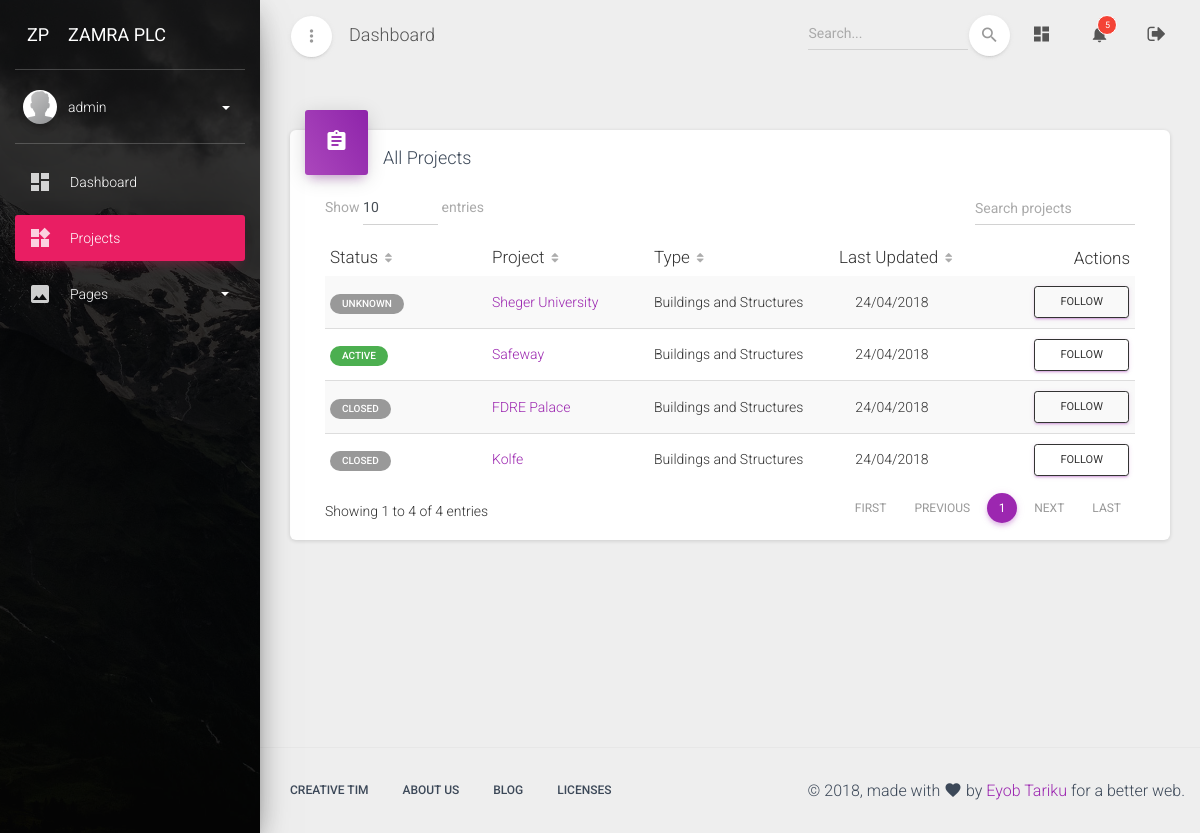
The app's page /dashboard/projects/ (signed in), older data.
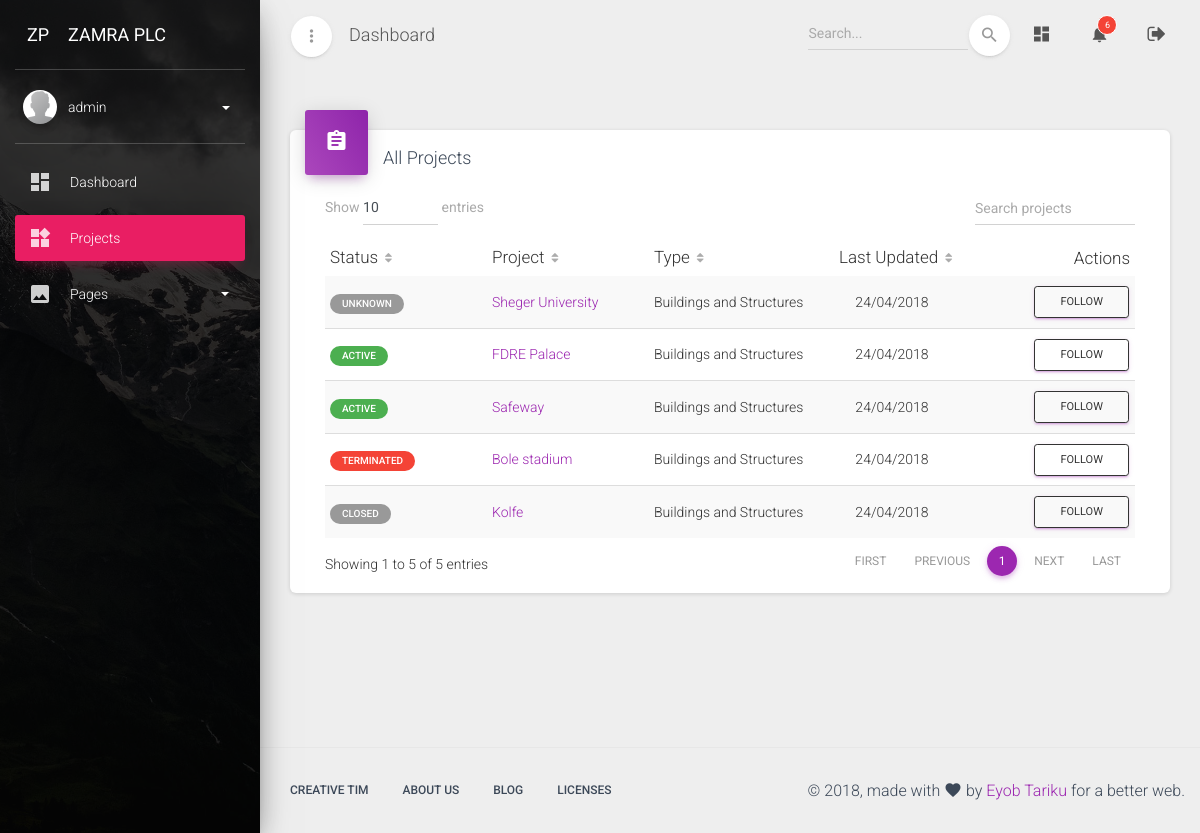
The same page, newer data.
### dashboard/models.py (models this page shows, shortened)
class CustomUser(AbstractUser):
    avatar = models.ImageField(upload_to='avatars/', null=True, blank=True)
    full_name = models.CharField(max_length=120)
    job_title = models.CharField(max_length=100)
    bio = models.TextField('Short Bio', null=True, blank=True)
    projects_followed = models.ManyToManyField(
        'Project',
        related_name='followers',
        blank=True
    )
    projects_administered = models.ManyToManyField(
        'Project',
        related_name='admins',
        blank=True
    )
    def get_screen_name(self):
        if self.full_name:
            return self.get_full_name()
        else:
            return self.username
    def unseen_notifications(self, *args, **kwargs):
        return self.received_notifications.filter(is_seen=False)

class Base(models.Model):
    created_at = models.DateTimeField(
        auto_now_add=True,
        help_text='Record created date and time'
    )
    updated_at = models.DateTimeField(
        auto_now=True,
        help_text='Record last updated date and time'
    )
    class Meta:
        abstract = True

class Project(Base):
    CONSTRUCTION_TYPE_CHOICES = (
        ('builiding', 'Buildings and Structures'),
        ('road', 'Road and Highway'),
        ('water', 'Water and Irrigations'),
    )
    PROJECT_STATUS_CHOICES = (
        (1, 'Unknown'),
        (2, 'Mobilization'),
        (3, 'Active'),
        (4, 'Rectification'),
        (5, 'Suspended'),
        (6, 'Terminated'),
        (7, 'Closed'),
    )
    construction_type = models.CharField(
        max_length=60,
        choices=CONSTRUCTION_TYPE_CHOICES,
        default='builiding'
    )
    status = models.IntegerField(
        'Project Status',
        choices=PROJECT_STATUS_CHOICES,
        default=1,
    )
    consultant = models.ForeignKey(Consultant, on_delete=models.CASCADE)
    employer = models.CharField(
        max_length=100,
        help_text='Official full name of the Employer',
    )
    full_name = models.CharField(
        'Official Project Title',
        max_length=100,
        help_text='Official full name of the construction project',
    )
    short_name = models.CharField(
        'Short Unofficial Project Title',
        max_length=100,
        help_text='Short common name of the construction project',
    )
    project_code = models.CharField(
        'Project Code (Optional)',
        max_length=30,
        null=True, blank=True,
    )
    description = models.TextField(
        'Short Project Description',
        null=True, blank=True,
        help_text='Short description of the construction project. (Optional)',
    )
    contract_amount = models.DecimalField(
        max_digits=16, decimal_places=2,
        help_text='Project contract amount in ETB (before VAT)',
    )
    signing_date = models.DateField(
        'Agreement Signing Date',
        null=True, blank=True,
    )
    site_handover = models.DateField(
        'Site Handover Date',
        null=True, blank=True,
    )
    commencement_date = models.DateField('commencement Date')
    period = models.PositiveIntegerField(
        'Contract Period',
        help_text='Project life time in calendar days'
    )
    created_by = models.ForeignKey(
        CustomUser,
        related_name='projects',
        null=True,
        on_delete=models.SET_NULL,
    )
    notifications = GenericRelation(Notification)
    tracker = FieldTracker()
    objects = models.Manager()
    my_projects = managers.ProjectManager()
    class Meta:
        ordering = ['status', '-updated_at', 'short_name', ]
        get_latest_by = 'updated_at'
        permissions = (
            ('admin_project', 'Administer Project'),
        )
    def get_absolute_url(self):
        return reverse('dashboard:project-detail', args=[str(self.pk)])
    def get_status_label(self):
        if self.status == 2:
            return utils.status_label(
                btn='badge-primary',
                status=self.get_status_display()
            )
        elif self.status == 3:
            return utils.status_label(
                btn='badge-success',
                status=self.get_status_display()
            )
        elif self.status == 4:
            return utils.status_label(
                btn='badge-info',
                status=self.get_status_display()
            )
        elif self.status == 5:
            return utils.status_label(
                btn='badge-warning',
                status=self.get_status_display()
            )
        elif self.status == 6:
            return utils.status_label(
                btn='badge-danger',
                status=self.get_status_display()
            )
        else:
            return utils.status_label(
                btn='badge-default',
                status=self.get_status_display()
            )

### dashboard/views/projects.py (the view, shortened to what this page needs)
# urls.py: path('projects/', projects.ProjectList.as_view(), name='project-list'),
class ProjectList(LoginRequiredMixin, generic.ListView):
    model = models.Project
    template_name = 'dashboard/projects/project_list.html'
    def get_queryset(self, *args, **kwargs):
        return self.model.my_projects.all().order_by('status')
    def get(self, request, *args, **kwargs):
        subscription = request.GET.get('subscription')
        return super().get(request, *args, **kwargs)
    def get_context_data(self, *args, **kwargs):
        context = super(ProjectList, self).get_context_data(*args, **kwargs)
        context['page_name'] = 'Projects'
        return context

### dashboard/utils.py (called while the page is built)
def status_label(**kwargs):
    btn = kwargs.get('btn', 'btn-default')
    status_message = kwargs.get('status', 'Not Available')
    output = '<span class="badge {}">{}</span>'.format(
        btn,
        status_message,
    )
    return output

### dashboard/templates/dashboard/projects/project_list.html (shortened to what this page needs)
{% extends 'dashboard_base.html' %}
{% block content %}
<div class="row">
    <div class="col-sm-12">
        <div class="card">
          <div class="card-header card-header-primary card-header-icon">
            <div class="card-icon">
              <i class="material-icons">assignment</i>
            </div>
            <h4 class="card-title">All Projects</h4>
          </div>
            <div class="card-body">
                <div class="material-datatables">
                    <table id="projectDatatables" class="table table-striped table-no-bordered table-hover" cellspacing="0" width="100%" style="width:100%">
                        <thead>
                            <tr>
                                <th>Status</th>
                                <th>Project</th>
                                <th>Type</th>
                                <th class="text-center">Last Updated</th>
                                <th class="disabled-sorting text-right">Actions</th>
                            </tr>
                        </thead>
                        <tbody>
                            {% for project in project_list %}
                            <tr>
                                <td>
                                    {% autoescape off %}
                                    {{ project.get_status_label }}
                                    {% endautoescape %}
                                </td>
                                <td>
                                    <a href="{% url 'dashboard:project-detail' project.id %}" title="{{ project.full_name }}">{{ project.short_name }}</a>
                                </td>
                                <td>{{ project.get_construction_type_display }}</td>
                                <td class="text-center">{{ project.updated_at|date:'d/m/Y' }}</td>
                                <td class="text-right">
                                    {% if project in user.projects_followed.all %}
                                    <form>
                                        <input type="hidden" name="project" value="{{ project.id }}">
                                        <input type="hidden" name="subscription" value="unfollow">
                                        <button type="submit" class="btn btn-sm btn-primary">Unfollow</button>
                                    </form>
                                    {% else %}
                                    <form>
                                        <button type="submit" class="btn btn-sm btn-outline btn-primary">&nbsp;&nbsp;Follow&nbsp;&nbsp;</button>
                                    </form>
                                    {% endif %}
                                </td>
                            </tr>
                            {% endfor %}
                        </tbody>
                    </table>
                </div>
            </div>
        </div>
    </div>
</div>
{% endblock content %}

### dashboard/templates/dashboard_base.html (shortened to what this page needs)
{% load static %}
<!DOCTYPE html>
<html lang="en">
<head>
  <link rel="stylesheet" href="https://maxcdn.bootstrapcdn.com/font-awesome/latest/css/font-awesome.min.css">
  <link rel="stylesheet" href="{% static 'assets/css/material-dashboard.min.css' %}">
  <link rel="stylesheet" href="{% static 'assets/css/custom.css' %}">
</head>
<body class="">
  <div class="wrapper">
  {% block wrapper %}
    <div class="sidebar" data-color="rose" data-background-color="black" data-image="{% static 'assets/img/sidebar-1.jpg' %}">
    {% block sidebar %}
        <div class="logo">
        {% block logo %}
            <a href="#" class="simple-text logo-mini">
                 ZP
            </a>
            <a href="#" class="simple-text logo-normal">
                 Zamra Plc
            </a>
        {% endblock logo %}
        </div>
        <div class="sidebar-wrapper">
        {% block sidebar_wrapper %}
            <div class="user">
                <div class="photo">
                    {% if user.avatar %}
                    <img src="{% static user.avatar.url %}" alt="Avatar">
                    {% else %}
                    <img src="{% static 'assets/img/default-avatar.png' %}">
                    {% endif %}
                </div>
                <div class="user-info">
                    <a data-toggle="collapse" href="dashboard.html#collapseExample" class="username">
                        <span>
                           {{ user.get_screen_name }}
                          <b class="caret"></b>
                        </span>
                    </a>
                </div>
            </div>
            <ul class="nav">
                <li class="nav-item {% if page_name == 'index' %} active {% endif %} ">
                    <a class="nav-link" href="{% url 'dashboard:index' %}">
                        <i class="material-icons">dashboard</i>
                        <p> Dashboard </p>
                    </a>
                </li>
                <li class="nav-item {% if page_name == 'Projects' %} active {% endif %} ">
                    <a class="nav-link" href="{% url 'dashboard:project-list' %}">
                        <i class="material-icons">widgets</i>
                        <p> Projects </p>
                    </a>
                </li>
                <li class="nav-item ">
                    <a class="nav-link" data-toggle="collapse" href="dashboard.html#pagesExamples">
                        <i class="material-icons">image</i>
                        <p> Pages
                           <b class="caret"></b>
                        </p>
                    </a>
                </li>
            </ul>
        {% endblock sidebar_wrapper %}
        </div>
    {% endblock sidebar %}
    </div>
    <div class="main-panel">
    {% block main_panel %}
        <nav class="navbar navbar-expand-lg navbar-transparent  navbar-absolute fixed-top">
        	<div class="container-fluid">
            <div class="navbar-wrapper">
              <div class="navbar-minimize">
                <button id="minimizeSidebar" class="btn btn-just-icon btn-white btn-fab btn-round">
                    <i class="material-icons text_align-center visible-on-sidebar-regular">more_vert</i>
                </button>
              </div>
        			<a class="navbar-brand" href="dashboard.html#pablo">Dashboard</a>
        		</div>
        	    <div class="collapse navbar-collapse justify-content-end">
              <form class="navbar-form">
                  <div class="input-group no-border">
                      <input type="text" value="" class="form-control" placeholder="Search...">
                      <button type="submit" class="btn btn-white btn-round btn-just-icon">
                        <i class="material-icons">search</i>
                        <div class="ripple-container"></div>
                      </button>
                  </div>
              </form>
        			<ul class="navbar-nav">
        				<li class="nav-item">
        					<a class="nav-link" href="{% url 'dashboard:index' %}">
                    <i class="material-icons">dashboard</i>
        					</a>
        				</li>
        				<li class="nav-item dropdown">
        					<a class="nav-link" href="#" id="navbarDropdownMenuLink" data-toggle="dropdown" aria-haspopup="true" aria-expanded="false">
                    <i class="material-icons">notifications</i>
                    {% if user.unseen_notifications %}
                    <span class="notification">{{ user.unseen_notifications.count }}</span>
                    {% endif %}
        					</a>
        				</li>
        				<li class="nav-item">
        					<a class="nav-link" href="{% url 'dashboard:logout' %}" title="Logout">
                    <i class="fa fa-sign-out"></i>
        					</a>
        				</li>
        			</ul>
        	    </div>
        	</div>
        </nav>
        <div class="content">
          <div class="container-fluid">
            {% block content %}
            {% endblock content %}
        </div>
    {% endblock main_panel %}
    </div>
    {% block footer %}
    <footer class="footer ">
      <div class="container">
          <nav class="pull-left">
              <ul>
                  <li>
                      <a href="https://www.creative-tim.com">
                          Creative Tim
                      </a>
                  </li>
                  <li>
                      <a href="http://presentation.creative-tim.com">
                         About Us
                      </a>
                  </li>
                  <li>
                      <a href="http://blog.creative-tim.com">
                         Blog
                      </a>
                  </li>
                  <li>
                      <a href="https://www.creative-tim.com/license">
                          Licenses
                      </a>
                  </li>
              </ul>
          </nav>
          <div class="copyright pull-right">
              &copy; {% now 'Y' %}, made with <i class="material-icons">favorite</i> by <a href="#" target="_blank">Eyob Tariku</a> for a better web.
          </div>
      </div>
    </footer>
    {% endblock footer %}
  {% endblock wrapper %}
  </div>
</body>
</html>

Row changes from the older to the newer data that the page shows:
changed CustomUser "admin": unseen_notifications.count "5" → "6"
changed Project "FDRE Palace": status 7 → 3 (drawn); get_status_label "CLOSED" → "ACTIVE"; moves up the list
added Project: get_status_label "TERMINATED", short_name "Bole stadium", construction_type "Buildings and Structures", updated_at "24/04/2018"
Text that changed along with them:
text written by a page script: "Show entries Showing 1 to 4 of 4 entries FIRST PREVIOUS 1 NEXT LAST" → "Show entries Showing 1 to 5 of 5 entries FIRST PREVIOUS 1 NEXT LAST"
